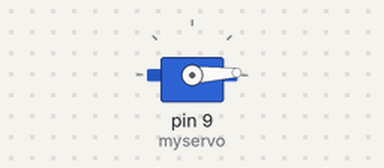
The sketch below on a simulated Arduino Uno, built with avr-gcc and run on an emulated ATmega328P. Shown: servo.

Above: at 0.05 s.
At 1.25 s:
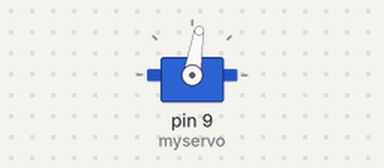
At 2.45 s:
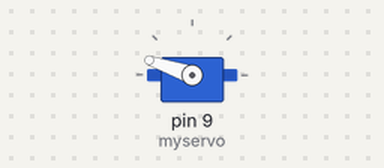
At 4.85 s:
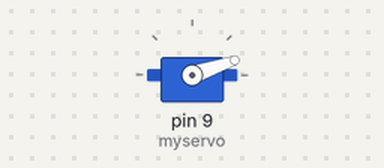
Timing chart, 0 to 6.7 s (numbered marks = the images above):
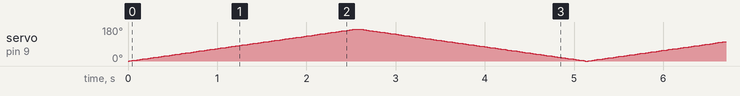

The sketch:

check_servo.ino
```cpp
#include <Servo.h>

Servo myservo;  // 建立一個 servo 物件，最多可建立 12個 servo

int pos = 0;    // 設定 Servo 位置的變數

void setup() {
  myservo.attach(9);  // 將 servo 物件連接到 pin 9
}

void loop() {
    // 正轉 180度
    for (pos = 0; pos <= 170; pos += 1) // 從 0 度旋轉到 180 度，每次 1 度
    {
      myservo.write(pos);               // 告訴 servo 走到 'pos' 的位置
      delay(15);                        // 等待 15ms 讓 servo 走到指定位置
    }

    // 反轉 180度
    for (pos = 169; pos >= 0; pos -= 1) // 從 180 度旋轉到 0 度，每次 1 度
    {
      myservo.write(pos);               // 告訴 servo 走到 'pos' 的位置

      delay(15);                        // 等待 15ms 讓 servo 走到指定位置
    }
}
```
